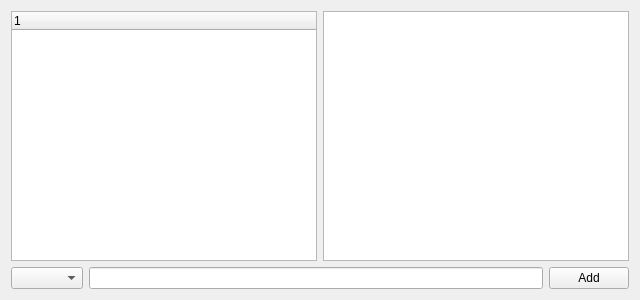
<?xml version="1.0" encoding="UTF-8"?>
<ui version="4.0">
 <class>Widget</class>
 <widget class="QWidget" name="Widget">
  <property name="geometry">
   <rect>
    <x>0</x>
    <y>0</y>
    <width>640</width>
    <height>300</height>
   </rect>
  </property>
  <property name="windowTitle">
   <string>Widget</string>
  </property>
  <layout class="QVBoxLayout" name="verticalLayout">
   <item>
    <layout class="QHBoxLayout" name="horizontalLayout">
     <item>
      <widget class="QTreeWidget" name="treeWidget">
       <column>
        <property name="text">
         <string notr="true">1</string>
        </property>
       </column>
      </widget>
     </item>
     <item>
      <widget class="QTextBrowser" name="textBrowser"/>
     </item>
    </layout>
   </item>
   <item>
    <layout class="QHBoxLayout" name="horizontalLayout_2">
     <item>
      <widget class="QComboBox" name="comboBox"/>
     </item>
     <item>
      <widget class="QLineEdit" name="lineEdit"/>
     </item>
     <item>
      <widget class="QPushButton" name="pushButton">
       <property name="text">
        <string>Add</string>
       </property>
      </widget>
     </item>
    </layout>
   </item>
  </layout>
 </widget>
 <layoutdefault spacing="6" margin="11"/>
 <resources/>
 <connections/>
</ui>
